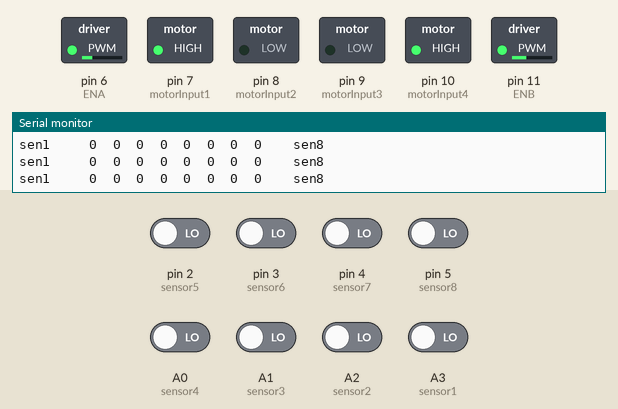
Simulated run of this sketch. Board: Arduino Uno, built with avr-gcc and run on an emulated ATmega328P. Shown: switched loads named in the sketch (green lamp = pin HIGH), the last lines printed to the serial monitor. The test bench sets the inputs (shaded band); at power-on: A0 (sensor4), A1 (sensor3), A2 (sensor2), A3 (sensor1), pin 2 (sensor5), pin 3 (sensor6), pin 4 (sensor7), pin 5 (sensor8) LOW.

Above: at 2.7 s.
2.8 s: pin 2 (sensor5) driven HIGH
At 3.9 s:
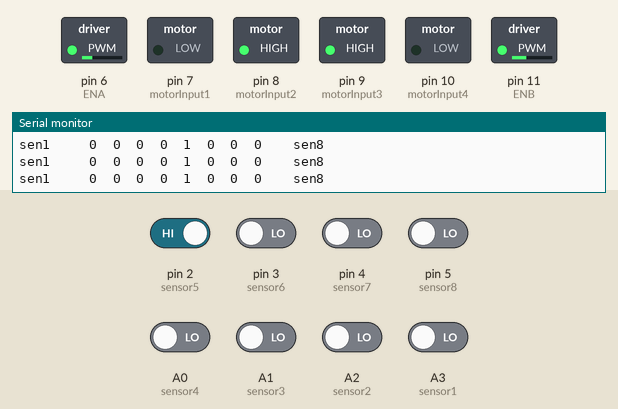
4.3 s: pin 4 (sensor7) driven HIGH
At 4.8 s:
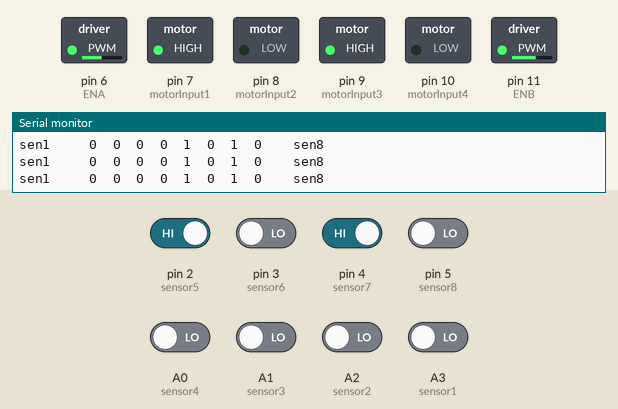
5.8 s: pin 2 (sensor5) driven LOW
At 6.7 s:
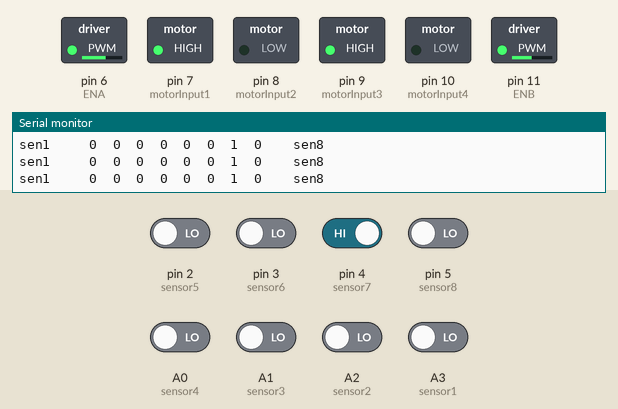
7.3 s: pin 3 (sensor6) driven HIGH
At 7.7 s:
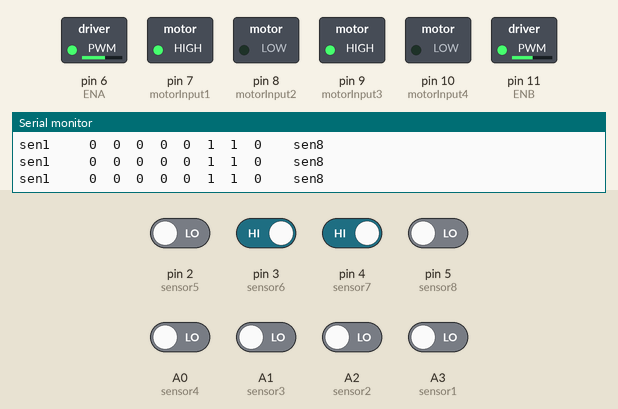
8.8 s: pin 5 (sensor8) driven HIGH
At 9.0 s:
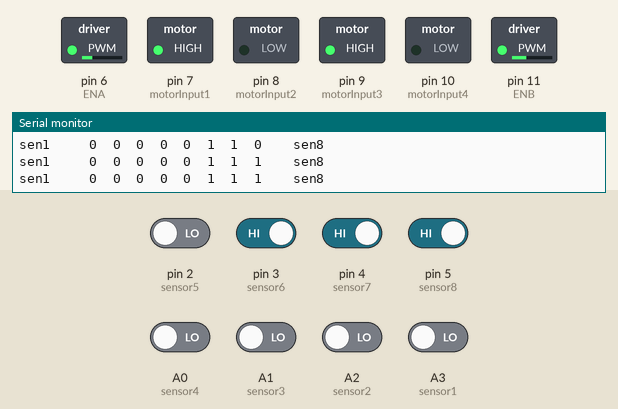
Timing chart, 0 to 11.8 s (numbered marks = the images above; inputs shaded):
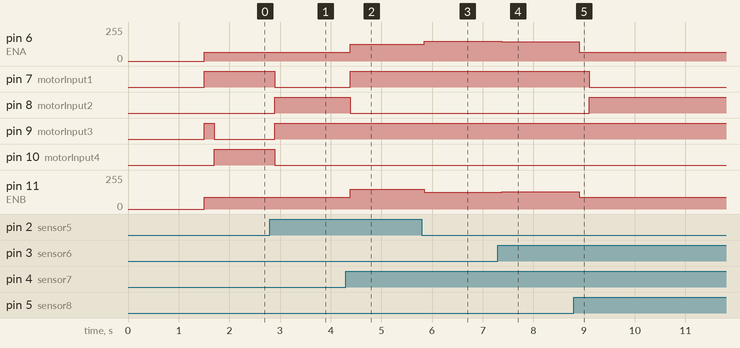

Measured:
- after the input at 2.8 s, pin 7 (motorInput1), pin 10 (motorInput4): HIGH → LOW after 0.09 s; pin 8 (motorInput2), pin 9 (motorInput3): LOW → HIGH after 0.09 s
- after the input at 4.3 s, pin 6 (ENA): 65/255 → 125/255 after 0.09 s; pin 7 (motorInput1): LOW → HIGH after 0.09 s; pin 8 (motorInput2): HIGH → LOW after 0.09 s; pin 11 (ENB): 90/255 → 150/255 after 0.09 s
- after the input at 5.8 s, pin 6 (ENA): 125/255 → 150/255 at once; pin 11 (ENB): 150/255 → 125/255 at once
- after the input at 7.3 s, pin 6 (ENA): 150/255 → 145/255 after 0.07 s; pin 11 (ENB): 125/255 → 130/255 after 0.07 s
- after the input at 8.8 s, pin 6 (ENA): 145/255 → 65/255 after 0.10 s; pin 7 (motorInput1): HIGH → LOW after 0.30 s; pin 8 (motorInput2): LOW → HIGH after 0.30 s; pin 11 (ENB): 130/255 → 90/255 after 0.10 s

The sketch:

onlyLine.ino
```cpp
// IR Sensor Pins
#define sensor1 A3      // Left most sensor
#define sensor2 A2    // Left sensor
#define sensor3 A1     // Middle Left sensor
#define sensor4 A0      // Middle Right sensor
#define sensor5 2      // Right sensor
#define sensor6 3      // Right most sensor
#define sensor7 4
#define sensor8 5

// Motor Pins
#define ENA 6
#define motorInput1 7
#define motorInput2 8
#define motorInput3 9
#define motorInput4 10
#define ENB 11

// Output Pins for Led

#define delayStraight 200
#define delay_reverse 200
#define delayTurn 200
#define delay_wall 400
#define good_position 2
#define turning_speed 90
#define forward_speed 90
#define max_distance 100
#define tune 25


//Speeds of Motor online and between wall
#define initial_motor_speed 150
#define wall_base_speed 100

//pid constants
#define Kp 5
#define Kd 0
#define Ki 0


// Initial Values of Sensors
int sensor[8] = { 0, 0, 0, 0, 0, 0, 0, 0};

int flag = 0;

void setup()
{
  pinMode(sensor1, INPUT);
  pinMode(sensor2, INPUT);
  pinMode(sensor3, INPUT);
  pinMode(sensor4, INPUT);
  pinMode(sensor5, INPUT);
  pinMode(sensor6, INPUT);
  pinMode(sensor7, INPUT);
  pinMode(sensor8, INPUT);

  pinMode(motorInput1, OUTPUT);
  pinMode(motorInput2, OUTPUT);
  pinMode(motorInput3, OUTPUT);
  pinMode(motorInput4, OUTPUT);
  pinMode(ENA, OUTPUT);
  pinMode(ENB, OUTPUT);


  Serial.begin(9600);                     //setting serial monitor at a default baund rate of 9600
  delay(500);
  Serial.println("Started !!");
  delay(1000);
}

void loop()
{
  if (flag == 0) {
    //Reading the track...
    while (1) {

      follow_line();
      int found_left = 0;
      int found_right = 0;
      int found_straight = 0;

      int check = read_sensors();

      if (check == 100)
        found_left = 1;
      if (check == 101)
        found_right = 1;

      go_straight();
      delay(delayStraight);
      check = read_sensors();

      if (check >= -2 && check <= 2)
        found_straight = 1 ;
      if (check == 103)
        break;

      char Direction = select_turn(found_left, found_right, found_straight);
      follow(Direction);
    }
  }
  stop_bot();
  flag = 1;
}


void follow_line()
{
  int I = 0;
  int previous_Position = 0;
  while (1)
  {
    int Position = read_sensors();

    if (Position == 100 || Position == 101 || Position == 102)
      return ;

    int P = Position;
    int D = Position - previous_Position;
    I +=  P;

    previous_Position = Position;

    int PID_value = (Kp * P) + (Ki * I) + (Kd * D);


    // Calculating effective motor speed:
    int left_motor_speed = initial_motor_speed + PID_value;
    int right_motor_speed = initial_motor_speed - PID_value;

    // The motor speed should not exceed the max PWM value
    left_motor_speed = constrain(left_motor_speed, 0, 255);
    right_motor_speed = constrain(right_motor_speed, 0, 255);

    /*Serial.print(PID_value);
      Serial.print("\t");
      Serial.print(left_motor_speed);
      Serial.print("\t");
      Serial.println(right_motor_speed);*/

    motor_control(right_motor_speed, left_motor_speed);
  }
}

int read_sensors()
{
  int error;

  //IR reading..........

  sensor[0] = digitalRead(sensor1);   //  analogRead digitalRead
  sensor[1] = digitalRead(sensor2);
  sensor[2] = digitalRead(sensor3);
  sensor[3] = digitalRead(sensor4);
  sensor[4] = digitalRead(sensor5);
  sensor[5] = digitalRead(sensor6);
  sensor[6] = digitalRead(sensor7);
  sensor[7] = digitalRead(sensor8);


  Serial.print("sen1     ");
  Serial.print(sensor[0]);
  Serial.print("\t");
  Serial.print(sensor[1]);
  Serial.print("\t");
  Serial.print(sensor[2]);
  Serial.print("\t");
  Serial.print(sensor[3]);
  Serial.print("\t");
  Serial.print(sensor[4]);
  Serial.print("\t");
  Serial.print(sensor[5]);
  Serial.print("\t");
  Serial.print(sensor[6]);
  Serial.print("\t");
  Serial.print(sensor[7]);
  Serial.print("    sen8  \n");

  if ((sensor[0] == 1)) // found left
    error = 100;
  else if ((sensor[7] == 1)) // found right
    error = 101;
  else if ((sensor[0] == 0) && (sensor[1] == 0) && (sensor[2] == 0) && (sensor[3] == 0) && (sensor[4] == 0) && (sensor[5] == 0) && (sensor[6] == 0) && (sensor[7] == 0)) // Make U turn
    error = 102;
  else if ((sensor[1] == 1) && (sensor[2] == 1) && (sensor[3] == 1) && (sensor[4] == 1) && (sensor[5] == 1) && (sensor[6] == 1)) // stop
    error = 103;
  else if ((sensor[1] == 1) && (sensor[2] == 0) && (sensor[3] == 0) && (sensor[4] == 0) && (sensor[5] == 0) && (sensor[6] == 0))
    error = 5;
  else if ((sensor[1] == 1) && (sensor[2] == 1) && (sensor[3] == 0) && (sensor[4] == 0) && (sensor[5] == 0) && (sensor[6] == 0))
    error = 4;
  else if ((sensor[1] == 0) && (sensor[2] == 1) && (sensor[3] == 0) && (sensor[4] == 0) && (sensor[5] == 0) && (sensor[6] == 0))
    error = 3;
  else if ((sensor[1] == 1) && (sensor[2] == 1) && (sensor[3] == 1) && (sensor[4] == 0) && (sensor[5] == 0) && (sensor[6] == 0))
    error = 2;
  else if ((sensor[1] == 0) && (sensor[2] == 0) && (sensor[3] == 1) && (sensor[4] == 0) && (sensor[5] == 0) && (sensor[6] == 0))
    error = 1;
  else if ((sensor[1] == 0) && (sensor[2] == 0) && (sensor[3] == 1) && (sensor[4] == 1) && (sensor[5] == 0) && (sensor[6] == 0))
    error = 0;
  else if ((sensor[1] == 0) && (sensor[2] == 0) && (sensor[3] == 0) && (sensor[4] == 1) && (sensor[5] == 0) && (sensor[6] == 0))
    error = -1;
  else if ((sensor[1] == 0) && (sensor[2] == 0) && (sensor[3] == 0) && (sensor[4] == 1) && (sensor[5] == 1) && (sensor[6] == 0))
    error = -2;
  else if ((sensor[1] == 0) && (sensor[2] == 0) && (sensor[3] == 0) && (sensor[4] == 0) && (sensor[5] == 1) && (sensor[6] == 0))
    error = -3;
  else if ((sensor[1] == 0) && (sensor[2] == 0) && (sensor[3] == 0) && (sensor[4] == 0) && (sensor[5] == 1) && (sensor[6] == 1))
    error = -4;
  else if ((sensor[1] == 0) && (sensor[2] == 0) && (sensor[3] == 0) && (sensor[4] == 0) && (sensor[5] == 0) && (sensor[6] == 1))
    error = -5;
  else error = 0;

  return error;
}

char select_turn(int found_left, int found_right , int found_straight)
{
  if (found_left) return 'L';
  else if (found_straight) return 'S';
  else if (found_right) return 'R';
  else return 'B';
}

void follow(char Direction)
{
  switch (Direction)
  {
    case 'L': turn_left();
      break;
    case 'R': turn_right();
      break;
    case 'S': go_straight();
      break;
    case 'B':
        turn_left();
      break;
  }
}

void balance()
{
  int Position;
  Position = read_sensors();
  if (Position < 0 && Position >= -5)
    move_right();
  else
    move_left();
}


void turn_right()
{
  analogWrite(ENA, turning_speed-tune);
  analogWrite(ENB, turning_speed);
  digitalWrite(motorInput1, LOW);// right forward direction...
  digitalWrite(motorInput2, HIGH);// right reverse direction...
  digitalWrite(motorInput3, HIGH);// left forward direction...
  digitalWrite(motorInput4, LOW);// left reverse direction...
  delay(delayTurn);
  int Position;
  do {
    analogWrite(ENA, turning_speed-tune);
    analogWrite(ENB, turning_speed);
    digitalWrite(motorInput1, LOW);// right forward direction...
    digitalWrite(motorInput2, HIGH);// right reverse direction...
    digitalWrite(motorInput3, HIGH);// left forward direction...
    digitalWrite(motorInput4, LOW);// left reverse direction...
    Position = read_sensors();
  } while (Position <= -good_position || Position >= good_position);
  balance();
}
void turn_left()
{
  analogWrite(ENA, turning_speed-tune);
  analogWrite(ENB, turning_speed);
  digitalWrite(motorInput1, HIGH);// right forward direction...
  digitalWrite(motorInput2, LOW);// right reverse direction...
  digitalWrite(motorInput3, LOW);// left forward direction...
  digitalWrite(motorInput4, HIGH);// left reverse direction...
  delay(delayTurn);
  int Position;
  do {
    analogWrite(ENA, turning_speed-tune);
    analogWrite(ENB, turning_speed);
    digitalWrite(motorInput1, HIGH);// right forward direction...
    digitalWrite(motorInput2, LOW);// right reverse direction...
    digitalWrite(motorInput3, LOW);// left forward direction...
    digitalWrite(motorInput4, HIGH);// left reverse direction...
    Position = read_sensors();
  } while (Position <= -good_position || Position >= good_position);
  balance();

}
void go_straight()
{
  analogWrite(ENA, forward_speed-tune);
  analogWrite(ENB, forward_speed);
  digitalWrite(motorInput1, HIGH);// right forward direction...
  digitalWrite(motorInput2, LOW);// right reverse direction...
  digitalWrite(motorInput3, HIGH);// left forward direction...
  digitalWrite(motorInput4, LOW);// left reverse direction...
}
void move_left()
{
  int Position;
  do {
    analogWrite(ENA, turning_speed-tune);
    analogWrite(ENB, turning_speed);
    digitalWrite(motorInput1, HIGH);// right forward direction...
    digitalWrite(motorInput2, LOW);// right reverse direction...
    digitalWrite(motorInput3, LOW);// left forward direction...
    digitalWrite(motorInput4, HIGH);// left reverse direction...
    Position = read_sensors();
  } while (Position != 0);
}
void move_right()
{
  int Position;
  do {
    analogWrite(ENA, turning_speed-tune);
    analogWrite(ENB, turning_speed);
    digitalWrite(motorInput1, LOW);// right forward direction...
    digitalWrite(motorInput2, HIGH);// right reverse direction...
    digitalWrite(motorInput3, HIGH);// left forward direction...
    digitalWrite(motorInput4, LOW);// left reverse direction...
    Position = read_sensors();
  } while (Position != 0);
}

void reverse()
{
  analogWrite(ENA, forward_speed-tune);
  analogWrite(ENB, forward_speed);
  digitalWrite(motorInput1, LOW);// right forward direction...
  digitalWrite(motorInput2, HIGH);// right reverse direction...
  digitalWrite(motorInput3, LOW);// left forward direction...
  digitalWrite(motorInput4, HIGH);// left reverse direction...
}

void stop_bot()
{
  digitalWrite(motorInput1, LOW);// right forward direction...
  digitalWrite(motorInput2, LOW);// right reverse direction...
  digitalWrite(motorInput3, LOW);// left forward direction...
  digitalWrite(motorInput4, LOW);// left reverse direction...
}
int motor_control(int right_motor_speed, int left_motor_speed)
{
  analogWrite(ENA, right_motor_speed-tune);  //Left Motor Speed
  analogWrite(ENB, left_motor_speed); //Right Motor Speed
  digitalWrite(motorInput1, HIGH);// right forward direction...
  digitalWrite(motorInput2, LOW);// right reverse direction...
  digitalWrite(motorInput3, HIGH);// left forward direction...
  digitalWrite(motorInput4, LOW);// left reverse direction...
}
```
